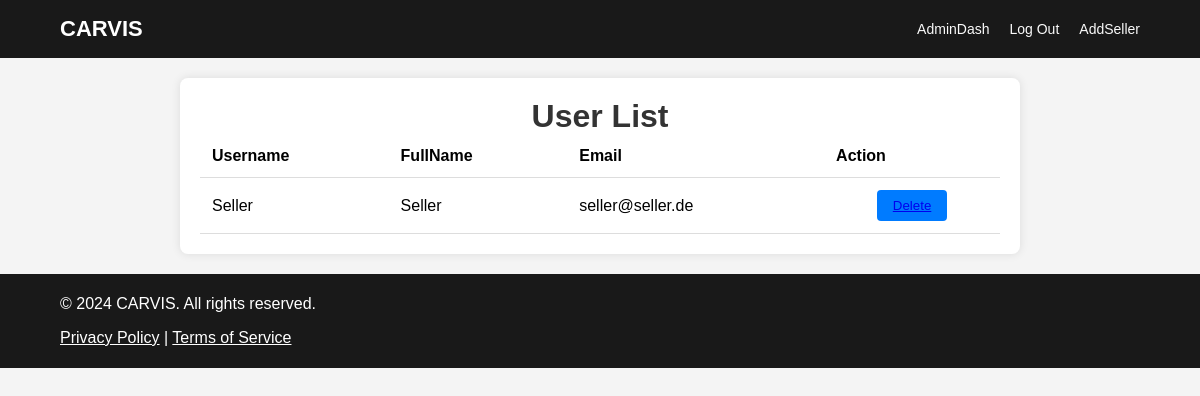
The app's page /admindashboard (signed in) with its own data.
### app.py (models this page shows)
class User(db.Model):
    user_id = db.Column(db.Integer, primary_key=True)
    username = db.Column(db.String(50), unique=True, nullable=False)
    password = db.Column(db.String(100), nullable=False)
    user_level = db.Column(db.Enum(UserLevels), nullable=False)
    personal_info = db.relationship('PersonalInformation', backref='user', uselist=False)

class PersonalInformation(db.Model):
    user_id = db.Column(db.Integer, db.ForeignKey('user.user_id', ondelete='CASCADE'), primary_key=True)
    full_name = db.Column(db.String(100))
    email = db.Column(db.String(100))
    phone_number = db.Column(db.String(20))
    address = db.Column(db.Text)

### app.py (the view)
@app.route('/admindashboard')
def show_admin_dashboard_form():
    if 'username' in session:
        current_user = User.query.filter_by(username=session["username"]).first()
        if current_user.user_level.name == "SUPERADMIN":
            user_list = []
            users = User.query.all()
            for user in users:
                user_info = PersonalInformation.query.filter_by(user_id=user.user_id).first()
                if user.user_level.name == "SALESPERSON":
                    user_list.append(
                        {"username": user.username, "email": user_info.email, "fullname": user_info.full_name})
            if len(user_list) > 0:
                return render_template('admin_dashboard2.html', user_name=current_user.username,
                                       users=user_list)  # Just testing
            else:
                return render_template('admin_dashboard2.html', user_name=current_user.username, users=user_list,
                                       no_users=True)
        else:
            return render_template("forbidden.html"), 403
    return render_template('login.html')

### templates/admin_dashboard2.html (shortened to what this page needs)
<!DOCTYPE html>
<html lang="en">
<head>
</head>
        {% extends "navbaradmin.html" %}
        {% block content %}
<body>
    <div class="container">
        <h1>User List</h1>
         {% if no_users %}
        <p class="center">No users</p>
        {% else %}
        <table>
            <thead>
                <tr>
                    <th>Username</th>
                    <th>FullName</th>
                    <th>Email</th>
                    <th>Action</th>
                </tr>
            </thead>
            <tbody>
                {% for user in users %}
                <tr>
                    <td>{{ user.username }}</td>
                    <td>{{ user.fullname }}</td>
                    <td>{{ user.email }}</td>
                    <td class="button-container">
                        <button><a href="/deleteuser/{{ user.username }}">Delete</a></button>
                    </td>
                </tr>
                {% endfor %}
            </tbody>
        </table>
        {% endif %}
    </div>
</body>
{% endblock %}

### static/css/navbar.css (style rules this page uses)
body, h1, h2, ul { margin: 0; padding: 0; font-family: 'Arial', sans-serif; }
html { min-height: 100%; }
body { min-height: 100vh; margin: 0; }

### templates/admin_dashboard2.html (style rules this page uses)
body { font-family: Arial, sans-serif; margin: 0; padding: 0; background-color: #f4f4f4; }
.container { max-width: 800px; margin: 20px auto; padding: 20px; background-color: #fff; border-radius: 8px; box-shadow: 0 0 10px rgba(0,0,0,0.1); }
h1 { margin-top: 0; font-size: 32px; color: #333; text-align: center; }
table { width: 100%; border-collapse: collapse; }
th, td { padding: 12px; text-align: left; border-bottom: 1px solid #ddd; }
.button-container { text-align: center; }
button { padding: 8px 16px; background-color: #007bff; color: #fff; border: none; border-radius: 4px; cursor: pointer; transition: background-color 0.3s ease; }

### records on screen
User: username "Seller"
PersonalInformation: fullname "Seller", email "seller@seller.de"
